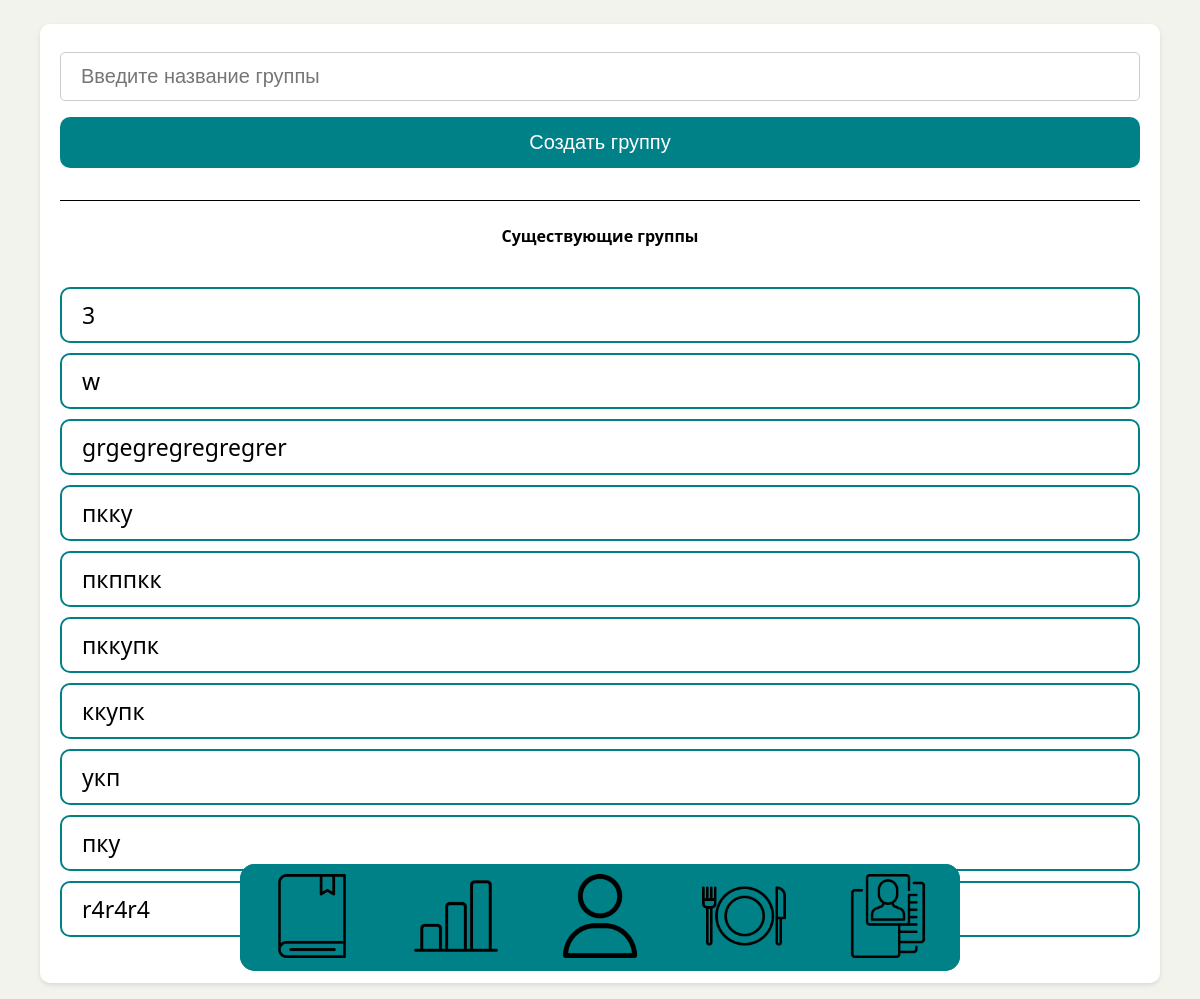
Page /creategroup (signed in) on the committed database.
### webflut/models.py (models this page shows, shortened)
class Group(models.Model):
    name = models.CharField(max_length=100)
    creator = models.ForeignKey(User, on_delete=models.CASCADE, related_name='created_groups', null=True, blank=True)
    users = models.ManyToManyField(User, related_name='joined_groups')

### webflut/views.py (the view)
# urls.py: path('creategroup', views.creategroup, name='creategroup'),
@login_required
def creategroup(request):
    if request.method == 'POST':
        group_name = request.POST.get('group_name')
        user = request.user  # Получить текущего пользователя
        group = Group.objects.create(name=group_name, creator=user)  # Создать группу с указанием создателя
        return redirect('creategroup')
    groups = Group.objects.filter(creator=request.user)
    return render(request, 'creategroup.html', {'groups': groups})

### webflut/templates/creategroup.html (shortened to what this page needs)
{% load static %}
{% load pwa %}
<!DOCTYPE html>
<html>
    <head>
        <link href="{% static 'css/Groups Pages/groups.css' %}" rel="stylesheet" />
    </head>
<body>
<div class="container">
    <form action="{% url 'creategroup' %}" method="post">
        <input type="text" name="group_name" placeholder="Введите название группы" required>
        <button type="submit">Создать группу</button>
    </form>
    <text class="title" id="all">Существующие группы</text>
    <ul>
        {% for group in groups %}
        <li><a href="{% url 'groupdetail' group_id=group.id %}">{{ group.name }}</a></li>
        {% endfor %}
    </ul>
</div>
{% include 'footer.html' %}

### webflut/static/css/Groups Pages/Groups.css (style rules this page uses)
html { font-family: "Segoe UI"; background-color: #f2f3ed; }
body { margin: 0; display: flex; align-items: center; flex-direction: column; }
#all { border-top: 1px solid black; width: 100%; text-align: center; margin-top: 2vw; padding-top: 2vw; }
.container { width: 90%; display: flex; flex-direction: column; margin: 2vw auto; border-radius: 10px; padding: 20px; background-color: #fff; box-shadow: 0 2px 5px rgba(0, 0, 0, 0.1); }
.container .title { margin-bottom: 2vw; font-family: "Segoe UI"; font-weight: 600; }
.container form { display: flex; flex-direction: column; }
input[type=text] { padding: 12px 20px; margin: 8px 0; font-size: 20px; border: 1px solid #ccc; box-sizing: border-box; border-radius: 5px; }
button[type=submit] { font-size: 20px; width: 100%; background-color: #008187; color: white; padding: 14px 20px; margin: 8px 0; border: none; cursor: pointer; border-radius: 10px; transition: filter 0.3s ease; }
ul { list-style-type: none; padding: 0; }
li { overflow: hidden; padding: 10px 20px; background-color: white; border-radius: 10px; font-size: 23px; border: 2px solid #008187; margin-bottom: 10px; transition: filter 0.3s ease; }
a { text-decoration: none; color: #000; }

### rows in the picture
Group: name "3"
Group: name "w"
Group: name "grgegregregregrer"
Group: name "пкку"
Group: name "пкппкк"
Group: name "пккупк"
Group: name "ккупк"
Group: name "укп"
Group: name "пку"
Group: name "r4r4r4"
